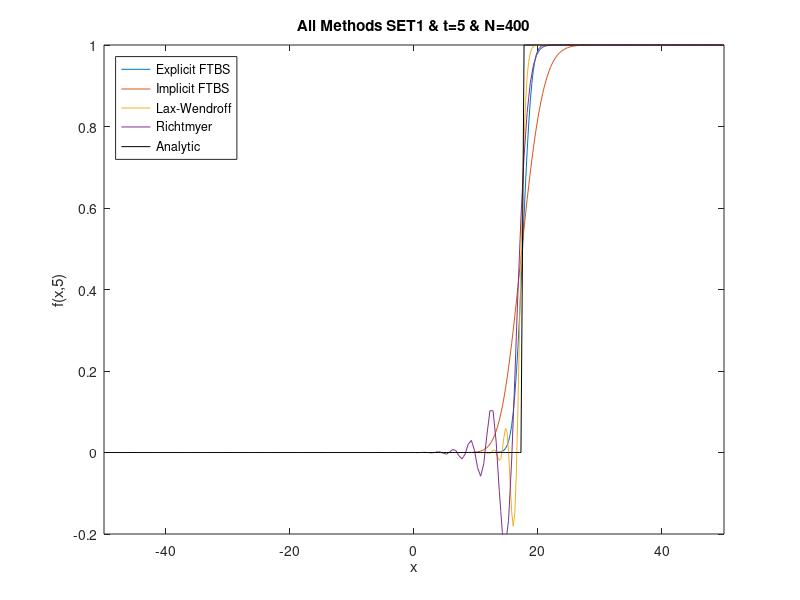

Write the MATLAB code that produced this figure.
load ExpFTBS400t10.dat;
load ImpFTBS400t10.dat;
load LaxWen400t10.dat;
load Richt400t10.dat;

x = Richt400t10(:,1);
A = Richt400t10(:,4);

E = ExpFTBS400t10(:,3);
I = ImpFTBS400t10(:,3);
L = LaxWen400t10(:,3);
W = Richt400t10(:,3);

plot(x,E,x,I,x,L,x,W,x,A,'k');
title('All Methods SET1 & t=5 & N=400')
xlabel('x')
ylabel('f(x,5)')
legend({'Explicit FTBS','Implicit FTBS','Lax-Wendroff','Richtmyer ','Analytic'},'Location','northwest')
axis([-50 50 -0.2 1])



